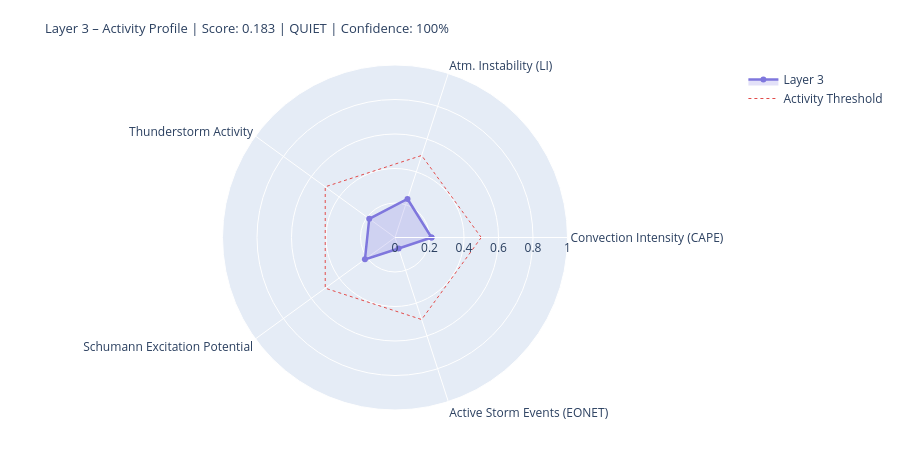

The notebook cell saved with this chart:
### Markdown cell above
---
## 4. State Assessment & Handoff to Layer 4/5

### Code cell
# ============================================================
# LAYER-3-SCORE
# Five dynamic components
# ============================================================

def norm(v, lo, hi):
    if v is None or (isinstance(v, float) and math.isnan(v)): return None
    return round(max(0.0, min(1.0, (v - lo) / (hi - lo))), 4)

# --- 1) Convection intensity (global CAPE mean) ---
cape_mean = df_atm['cape'].dropna().mean() if not df_atm.empty else None
conv_score = norm(cape_mean, 0, 3000)
conv_src   = 'primary' if cape_mean is not None else 'missing'

# --- 2) Atmospheric instability (LI mean) ---
li_mean   = df_atm['li'].dropna().mean() if not df_atm.empty else None
# Negative LI = unstable → higher score
instab_score = norm(-li_mean if li_mean is not None else None, -6, 6)
instab_src   = 'primary' if li_mean is not None else 'missing'

# --- 3) Thunderstorm activity (mean thunder score + WMO count) ---
thunder_mean = df_atm['thunder_score'].mean() if not df_atm.empty else None
n_thunder    = int(df_atm['thunderstorm'].sum()) if not df_atm.empty else 0
thunder_score_val = norm(
    (thunder_mean or 0) * 0.7 + n_thunder * 0.1, 0, 1.0
) if thunder_mean is not None else None
thunder_src = 'primary'

# --- 4) Schumann excitation potential (weighted Schumann contribution) ---
schumann_pot = df_atm['schumann_contribution'].mean() if not df_atm.empty else None
# Boosted by Layer-2 thunderstorm trigger
if schumann_pot is not None and l2_thunder:
    schumann_pot = min(1.0, schumann_pot * 1.2)
schumann_score = norm(schumann_pot, 0, 1.0) if schumann_pot is not None else None
schumann_src   = 'derived'

# --- 5) Storm activity (NASA EONET) ---
# Distinction: None = data not loaded, 0.0 = loaded but no events
storm_score = None
storm_src   = 'missing'
if raw.get('storms') is not None:          # API reached successfully
    storm_score = norm(len(storm_events), 0, 30) if storm_events else 0.0
    storm_src   = 'primary'

# X-Ray and Kp: context only, not in dynamic score
# (X-Ray = Layer-0/4 driver; Kp = geomagnetic index, not a lightning proxy)
xray_context = None
if raw.get('xray'):
    df_xc = pd.DataFrame(raw['xray'])
    fc = next((c for c in df_xc.columns
               if any(k in c.lower() for k in ['flux','long']) and 'time' not in c.lower()),
              df_xc.columns[1])
    df_xc[fc] = pd.to_numeric(df_xc[fc], errors='coerce')
    xray_last = df_xc[fc].dropna().iloc[-1] if not df_xc[fc].dropna().empty else None
    if xray_last:
        xray_class = ('X' if xray_last>=1e-4 else 'M' if xray_last>=1e-5
                      else 'C' if xray_last>=1e-6 else 'B')
        xray_context = {'flux': float(xray_last), 'class': xray_class}
        print(f'X-Ray context: {xray_class}-class ({xray_last:.2e} W/m²)')

# --- Aggregate ---
COMPONENTS = {
    'Convection Intensity (CAPE)':  {'score': conv_score,       'source': conv_src,    'dynamic': True},
    'Atm. Instability (LI)':         {'score': instab_score,     'source': instab_src,  'dynamic': True},
    'Thunderstorm Activity':              {'score': thunder_score_val, 'source': thunder_src, 'dynamic': True},
    'Schumann Excitation Potential':   {'score': schumann_score,   'source': schumann_src,'dynamic': True},
    'Active Storm Events (EONET)': {'score': storm_score,      'source': storm_src,   'dynamic': True},
}

available   = {k: v['score'] for k, v in COMPONENTS.items() if v['score'] is not None}
unavailable = [k for k, v in COMPONENTS.items() if v['score'] is None]
layer3_score = round(sum(available.values()) / len(available), 4) if available else None
confidence   = round(len(available) / len(COMPONENTS), 2)
level = ('unknown' if layer3_score is None
         else 'quiet'   if layer3_score < 0.3
         else 'moderate' if layer3_score < 0.6
         else 'active')
dominant_l3 = max(available, key=available.get) if available else 'none'

# --- Ausgabe ---
W = 68
print('=' * W)
print('LAYER 3 – ATMOSPHERE / WEATHER / THUNDERSTORMS – STATE ASSESSMENT')
print('=' * W)
for name, comp in COMPONENTS.items():
    s = comp['score']
    if s is not None:
        bar = '█' * int(s * 20) + '░' * (20 - int(s * 20))
        print(f'  {name:<36} {bar}  {s:.3f}  [{comp["source"]}]')
    else:
        print(f'  {name:<36} {"─" * 20}  n/a   [missing]')
print('-' * W)
print(f'  Score:        {layer3_score:.3f}  ({len(available)}/{len(COMPONENTS)} components)')
print(f'  Confidence:   {confidence:.0%}')
print(f'  Level:        {level.upper()}')
print(f'  Dominant:     {dominant_l3}')
print(f'  CAPE mean:    {cape_mean:.0f} J/kg' if cape_mean else '  CAPE mean:    n/a')
print(f'  LI mean:      {li_mean:.1f} K' if li_mean is not None else '  LI mean:      n/a')
print(f'  Thunderstorms:{n_thunder} points (WMO)  +  {len(storm_events)} NASA EONET')
print('=' * W)

# Radar
cats   = list(available.keys())
vals_r = list(available.values())
if len(cats) >= 3:
    fig = go.Figure()
    fig.add_trace(go.Scatterpolar(
        r=vals_r + [vals_r[0]], theta=cats + [cats[0]],
        fill='toself', fillcolor='rgba(127,119,221,0.22)',
        line=dict(color='#7F77DD', width=2.5), name='Layer 3'
    ))
    fig.add_trace(go.Scatterpolar(
        r=[0.5] * (len(cats)+1), theta=cats + [cats[0]],
        line=dict(color='#E24B4A', dash='dot', width=1),
        mode='lines', name='Activity Threshold'
    ))
    fig.update_layout(
        title=dict(
            text=f'Layer 3 – Activity Profile | Score: {layer3_score:.3f} | {level.upper()} | Confidence: {confidence:.0%}',
            font=dict(size=13)
        ),
        polar=dict(radialaxis=dict(visible=True, range=[0, 1])),
        height=450, showlegend=True,
        margin=dict(l=60, r=60, t=65, b=40)
    )
    fig.show()

### Figure 1 — Plotly figure (JSON) as saved in the notebook; plotly's stock layout.template omitted (floating-point values rounded to 4 significant figures)
{"data": [{"fill": "toself", "fillcolor": "rgba(127,119,221,0.22)", "line": {"color": "#7F77DD", "width": 2.5}, "name": "Layer 3", "r": [0.2117, 0.2347, 0.1847, 0.2155, 0.0667, 0.2117], "theta": ["Convection Intensity (CAPE)", "Atm. Instability (LI)", "Thunderstorm Activity", "Schumann Excitation Potential", "Active Storm Events (EONET)", "Convection Intensity (CAPE)"], "type": "scatterpolar"}, {"line": {"color": "#E24B4A", "dash": "dot", "width": 1}, "mode": "lines", "name": "Activity Threshold", "r": [0.5, 0.5, 0.5, 0.5, 0.5, 0.5], "theta": ["Convection Intensity (CAPE)", "Atm. Instability (LI)", "Thunderstorm Activity", "Schumann Excitation Potential", "Active Storm Events (EONET)", "Convection Intensity (CAPE)"], "type": "scatterpolar"}], "layout": {"height": 450, "margin": {"b": 40, "l": 60, "r": 60, "t": 65}, "polar": {"radialaxis": {"range": [0, 1], "visible": true}}, "showlegend": true, "title": {"font": {"size": 13}, "text": "Layer 3 – Activity Profile | Score: 0.183 | QUIET | Confidence: 100%"}}}
